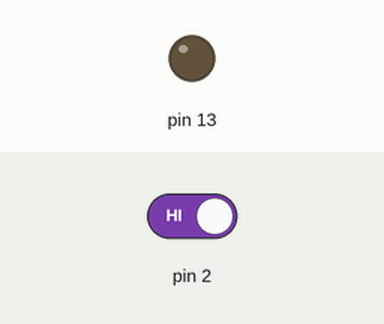
This sketch was run on a simulated Arduino Uno, built with avr-gcc and run on an emulated ATmega328P. Shown: output pins drawn as LEDs (lit = HIGH). The inputs (shaded band) are chosen by the test bench; at power-on: pin 2 HIGH.

Above: at 1.2 s.
1.3 s: pin 2 driven LOW
At 2.5 s:
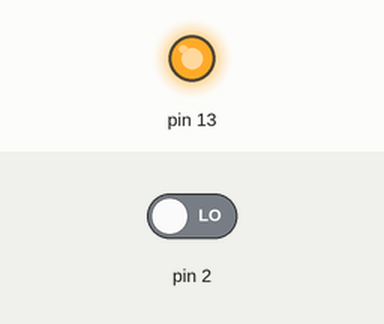
2.8 s: pin 2 driven HIGH
At 3.9 s:
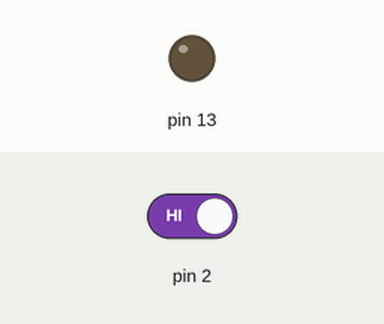
Timing chart, 0 to 5.8 s (numbered marks = the images above; inputs shaded):
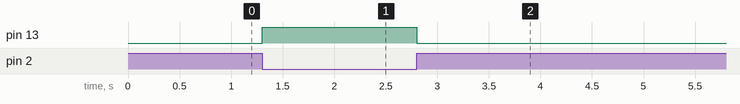

Measured:
- after the input at 1.3 s, pin 13: LOW → HIGH at once
- after the input at 2.8 s, pin 13: HIGH → LOW at once

The sketch:

s4a_task1.ino
```cpp
void setup() {
  // set pin 2 as an input and pin 13 as an output
  pinMode(2, INPUT);
  pinMode(13, OUTPUT);
}

void loop() {
  // read pin 2, store status in variable "switchState"
  boolean switchState = digitalRead(2);
  if(switchState == 0)  //if button is pressed, turn on LED
  {
    digitalWrite(13, HIGH);
  }
  else
  {
    digitalWrite(13, LOW);
  }
  delay(50);  //slows down the loop a little bit
}
```
